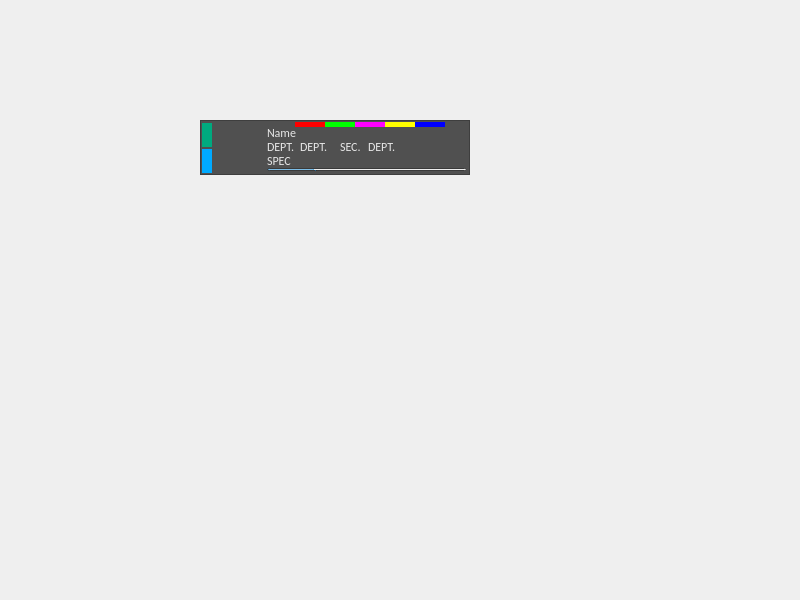
<?xml version="1.0" encoding="UTF-8"?>
<ui version="4.0">
 <class>MainWindow</class>
 <widget class="QMainWindow" name="MainWindow">
  <property name="geometry">
   <rect>
    <x>0</x>
    <y>0</y>
    <width>800</width>
    <height>600</height>
   </rect>
  </property>
  <property name="windowTitle">
   <string>MainWindow</string>
  </property>
  <widget class="QWidget" name="centralwidget">
   <widget class="QFrame" name="NameCard_frame">
    <property name="geometry">
     <rect>
      <x>200</x>
      <y>120</y>
      <width>270</width>
      <height>55</height>
     </rect>
    </property>
    <property name="palette">
     <palette>
      <active>
       <colorrole role="Base">
        <brush brushstyle="SolidPattern">
         <color alpha="255">
          <red>255</red>
          <green>255</green>
          <blue>255</blue>
         </color>
        </brush>
       </colorrole>
       <colorrole role="Window">
        <brush brushstyle="SolidPattern">
         <color alpha="255">
          <red>80</red>
          <green>80</green>
          <blue>80</blue>
         </color>
        </brush>
       </colorrole>
      </active>
      <inactive>
       <colorrole role="Base">
        <brush brushstyle="SolidPattern">
         <color alpha="255">
          <red>255</red>
          <green>255</green>
          <blue>255</blue>
         </color>
        </brush>
       </colorrole>
       <colorrole role="Window">
        <brush brushstyle="SolidPattern">
         <color alpha="255">
          <red>80</red>
          <green>80</green>
          <blue>80</blue>
         </color>
        </brush>
       </colorrole>
      </inactive>
      <disabled>
       <colorrole role="Base">
        <brush brushstyle="SolidPattern">
         <color alpha="255">
          <red>80</red>
          <green>80</green>
          <blue>80</blue>
         </color>
        </brush>
       </colorrole>
       <colorrole role="Window">
        <brush brushstyle="SolidPattern">
         <color alpha="255">
          <red>80</red>
          <green>80</green>
          <blue>80</blue>
         </color>
        </brush>
       </colorrole>
      </disabled>
     </palette>
    </property>
    <property name="autoFillBackground">
     <bool>true</bool>
    </property>
    <property name="frameShape">
     <enum>QFrame::StyledPanel</enum>
    </property>
    <property name="frameShadow">
     <enum>QFrame::Raised</enum>
    </property>
    <widget class="QLabel" name="NC_BGImageLabelB">
     <property name="geometry">
      <rect>
       <x>13</x>
       <y>1</y>
       <width>48</width>
       <height>48</height>
      </rect>
     </property>
     <property name="text">
      <string/>
     </property>
     <property name="pixmap">
      <pixmap>../UI/colorTemplate_A002.png</pixmap>
     </property>
     <property name="scaledContents">
      <bool>true</bool>
     </property>
    </widget>
    <widget class="QLabel" name="NC_NameTextLabel">
     <property name="geometry">
      <rect>
       <x>67</x>
       <y>5</y>
       <width>61</width>
       <height>16</height>
      </rect>
     </property>
     <property name="palette">
      <palette>
       <active>
        <colorrole role="WindowText">
         <brush brushstyle="SolidPattern">
          <color alpha="255">
           <red>230</red>
           <green>230</green>
           <blue>230</blue>
          </color>
         </brush>
        </colorrole>
        <colorrole role="Text">
         <brush brushstyle="SolidPattern">
          <color alpha="255">
           <red>230</red>
           <green>230</green>
           <blue>230</blue>
          </color>
         </brush>
        </colorrole>
       </active>
       <inactive>
        <colorrole role="WindowText">
         <brush brushstyle="SolidPattern">
          <color alpha="255">
           <red>230</red>
           <green>230</green>
           <blue>230</blue>
          </color>
         </brush>
        </colorrole>
        <colorrole role="Text">
         <brush brushstyle="SolidPattern">
          <color alpha="255">
           <red>230</red>
           <green>230</green>
           <blue>230</blue>
          </color>
         </brush>
        </colorrole>
       </inactive>
       <disabled>
        <colorrole role="WindowText">
         <brush brushstyle="SolidPattern">
          <color alpha="255">
           <red>120</red>
           <green>120</green>
           <blue>120</blue>
          </color>
         </brush>
        </colorrole>
        <colorrole role="Text">
         <brush brushstyle="SolidPattern">
          <color alpha="255">
           <red>120</red>
           <green>120</green>
           <blue>120</blue>
          </color>
         </brush>
        </colorrole>
       </disabled>
      </palette>
     </property>
     <property name="font">
      <font>
       <family>Calibri</family>
      </font>
     </property>
     <property name="text">
      <string>Name</string>
     </property>
    </widget>
    <widget class="QLabel" name="NC_DeptTextLabel">
     <property name="geometry">
      <rect>
       <x>67</x>
       <y>19</y>
       <width>27</width>
       <height>16</height>
      </rect>
     </property>
     <property name="palette">
      <palette>
       <active>
        <colorrole role="WindowText">
         <brush brushstyle="SolidPattern">
          <color alpha="255">
           <red>230</red>
           <green>230</green>
           <blue>230</blue>
          </color>
         </brush>
        </colorrole>
        <colorrole role="Text">
         <brush brushstyle="SolidPattern">
          <color alpha="255">
           <red>230</red>
           <green>230</green>
           <blue>230</blue>
          </color>
         </brush>
        </colorrole>
       </active>
       <inactive>
        <colorrole role="WindowText">
         <brush brushstyle="SolidPattern">
          <color alpha="255">
           <red>230</red>
           <green>230</green>
           <blue>230</blue>
          </color>
         </brush>
        </colorrole>
        <colorrole role="Text">
         <brush brushstyle="SolidPattern">
          <color alpha="255">
           <red>230</red>
           <green>230</green>
           <blue>230</blue>
          </color>
         </brush>
        </colorrole>
       </inactive>
       <disabled>
        <colorrole role="WindowText">
         <brush brushstyle="SolidPattern">
          <color alpha="255">
           <red>120</red>
           <green>120</green>
           <blue>120</blue>
          </color>
         </brush>
        </colorrole>
        <colorrole role="Text">
         <brush brushstyle="SolidPattern">
          <color alpha="255">
           <red>120</red>
           <green>120</green>
           <blue>120</blue>
          </color>
         </brush>
        </colorrole>
       </disabled>
      </palette>
     </property>
     <property name="font">
      <font>
       <family>Calibri</family>
      </font>
     </property>
     <property name="text">
      <string>DEPT.</string>
     </property>
    </widget>
    <widget class="QLabel" name="NC_SecTextLabel">
     <property name="geometry">
      <rect>
       <x>140</x>
       <y>19</y>
       <width>25</width>
       <height>16</height>
      </rect>
     </property>
     <property name="palette">
      <palette>
       <active>
        <colorrole role="WindowText">
         <brush brushstyle="SolidPattern">
          <color alpha="255">
           <red>230</red>
           <green>230</green>
           <blue>230</blue>
          </color>
         </brush>
        </colorrole>
        <colorrole role="Text">
         <brush brushstyle="SolidPattern">
          <color alpha="255">
           <red>230</red>
           <green>230</green>
           <blue>230</blue>
          </color>
         </brush>
        </colorrole>
       </active>
       <inactive>
        <colorrole role="WindowText">
         <brush brushstyle="SolidPattern">
          <color alpha="255">
           <red>230</red>
           <green>230</green>
           <blue>230</blue>
          </color>
         </brush>
        </colorrole>
        <colorrole role="Text">
         <brush brushstyle="SolidPattern">
          <color alpha="255">
           <red>230</red>
           <green>230</green>
           <blue>230</blue>
          </color>
         </brush>
        </colorrole>
       </inactive>
       <disabled>
        <colorrole role="WindowText">
         <brush brushstyle="SolidPattern">
          <color alpha="255">
           <red>120</red>
           <green>120</green>
           <blue>120</blue>
          </color>
         </brush>
        </colorrole>
        <colorrole role="Text">
         <brush brushstyle="SolidPattern">
          <color alpha="255">
           <red>120</red>
           <green>120</green>
           <blue>120</blue>
          </color>
         </brush>
        </colorrole>
       </disabled>
      </palette>
     </property>
     <property name="font">
      <font>
       <family>Calibri</family>
      </font>
     </property>
     <property name="text">
      <string>SEC.</string>
     </property>
    </widget>
    <widget class="QLabel" name="NC_DeptValueTextLabel">
     <property name="geometry">
      <rect>
       <x>100</x>
       <y>19</y>
       <width>40</width>
       <height>16</height>
      </rect>
     </property>
     <property name="palette">
      <palette>
       <active>
        <colorrole role="WindowText">
         <brush brushstyle="SolidPattern">
          <color alpha="255">
           <red>230</red>
           <green>230</green>
           <blue>230</blue>
          </color>
         </brush>
        </colorrole>
        <colorrole role="Text">
         <brush brushstyle="SolidPattern">
          <color alpha="255">
           <red>230</red>
           <green>230</green>
           <blue>230</blue>
          </color>
         </brush>
        </colorrole>
       </active>
       <inactive>
        <colorrole role="WindowText">
         <brush brushstyle="SolidPattern">
          <color alpha="255">
           <red>230</red>
           <green>230</green>
           <blue>230</blue>
          </color>
         </brush>
        </colorrole>
        <colorrole role="Text">
         <brush brushstyle="SolidPattern">
          <color alpha="255">
           <red>230</red>
           <green>230</green>
           <blue>230</blue>
          </color>
         </brush>
        </colorrole>
       </inactive>
       <disabled>
        <colorrole role="WindowText">
         <brush brushstyle="SolidPattern">
          <color alpha="255">
           <red>120</red>
           <green>120</green>
           <blue>120</blue>
          </color>
         </brush>
        </colorrole>
        <colorrole role="Text">
         <brush brushstyle="SolidPattern">
          <color alpha="255">
           <red>120</red>
           <green>120</green>
           <blue>120</blue>
          </color>
         </brush>
        </colorrole>
       </disabled>
      </palette>
     </property>
     <property name="font">
      <font>
       <family>Calibri</family>
      </font>
     </property>
     <property name="text">
      <string>DEPT.</string>
     </property>
    </widget>
    <widget class="QLabel" name="NC_SecValueTextLabel">
     <property name="geometry">
      <rect>
       <x>168</x>
       <y>19</y>
       <width>50</width>
       <height>16</height>
      </rect>
     </property>
     <property name="palette">
      <palette>
       <active>
        <colorrole role="WindowText">
         <brush brushstyle="SolidPattern">
          <color alpha="255">
           <red>230</red>
           <green>230</green>
           <blue>230</blue>
          </color>
         </brush>
        </colorrole>
        <colorrole role="Text">
         <brush brushstyle="SolidPattern">
          <color alpha="255">
           <red>230</red>
           <green>230</green>
           <blue>230</blue>
          </color>
         </brush>
        </colorrole>
       </active>
       <inactive>
        <colorrole role="WindowText">
         <brush brushstyle="SolidPattern">
          <color alpha="255">
           <red>230</red>
           <green>230</green>
           <blue>230</blue>
          </color>
         </brush>
        </colorrole>
        <colorrole role="Text">
         <brush brushstyle="SolidPattern">
          <color alpha="255">
           <red>230</red>
           <green>230</green>
           <blue>230</blue>
          </color>
         </brush>
        </colorrole>
       </inactive>
       <disabled>
        <colorrole role="WindowText">
         <brush brushstyle="SolidPattern">
          <color alpha="255">
           <red>120</red>
           <green>120</green>
           <blue>120</blue>
          </color>
         </brush>
        </colorrole>
        <colorrole role="Text">
         <brush brushstyle="SolidPattern">
          <color alpha="255">
           <red>120</red>
           <green>120</green>
           <blue>120</blue>
          </color>
         </brush>
        </colorrole>
       </disabled>
      </palette>
     </property>
     <property name="font">
      <font>
       <family>Calibri</family>
      </font>
     </property>
     <property name="text">
      <string>DEPT.</string>
     </property>
    </widget>
    <widget class="QPushButton" name="NC_buttonG">
     <property name="geometry">
      <rect>
       <x>253</x>
       <y>2</y>
       <width>15</width>
       <height>15</height>
      </rect>
     </property>
     <property name="text">
      <string/>
     </property>
     <property name="icon">
      <iconset>
       <normaloff>../UI/sub_002.png</normaloff>../UI/sub_002.png</iconset>
     </property>
     <property name="iconSize">
      <size>
       <width>15</width>
       <height>15</height>
      </size>
     </property>
     <property name="flat">
      <bool>true</bool>
     </property>
    </widget>
    <widget class="QPushButton" name="NC_buttonE">
     <property name="geometry">
      <rect>
       <x>14</x>
       <y>3</y>
       <width>50</width>
       <height>50</height>
      </rect>
     </property>
     <property name="text">
      <string/>
     </property>
     <property name="icon">
      <iconset>
       <normaloff>../UI/noImage_01.png</normaloff>../UI/noImage_01.png</iconset>
     </property>
     <property name="iconSize">
      <size>
       <width>50</width>
       <height>60</height>
      </size>
     </property>
     <property name="flat">
      <bool>true</bool>
     </property>
    </widget>
    <widget class="QLabel" name="NC_specTextLabel">
     <property name="geometry">
      <rect>
       <x>67</x>
       <y>33</y>
       <width>40</width>
       <height>15</height>
      </rect>
     </property>
     <property name="palette">
      <palette>
       <active>
        <colorrole role="WindowText">
         <brush brushstyle="SolidPattern">
          <color alpha="255">
           <red>230</red>
           <green>230</green>
           <blue>230</blue>
          </color>
         </brush>
        </colorrole>
        <colorrole role="Text">
         <brush brushstyle="SolidPattern">
          <color alpha="255">
           <red>230</red>
           <green>230</green>
           <blue>230</blue>
          </color>
         </brush>
        </colorrole>
       </active>
       <inactive>
        <colorrole role="WindowText">
         <brush brushstyle="SolidPattern">
          <color alpha="255">
           <red>230</red>
           <green>230</green>
           <blue>230</blue>
          </color>
         </brush>
        </colorrole>
        <colorrole role="Text">
         <brush brushstyle="SolidPattern">
          <color alpha="255">
           <red>230</red>
           <green>230</green>
           <blue>230</blue>
          </color>
         </brush>
        </colorrole>
       </inactive>
       <disabled>
        <colorrole role="WindowText">
         <brush brushstyle="SolidPattern">
          <color alpha="255">
           <red>120</red>
           <green>120</green>
           <blue>120</blue>
          </color>
         </brush>
        </colorrole>
        <colorrole role="Text">
         <brush brushstyle="SolidPattern">
          <color alpha="255">
           <red>120</red>
           <green>120</green>
           <blue>120</blue>
          </color>
         </brush>
        </colorrole>
       </disabled>
      </palette>
     </property>
     <property name="font">
      <font>
       <family>Calibri</family>
      </font>
     </property>
     <property name="text">
      <string>SPEC</string>
     </property>
    </widget>
    <widget class="QProgressBar" name="NC_progressBar">
     <property name="geometry">
      <rect>
       <x>67</x>
       <y>48</y>
       <width>200</width>
       <height>3</height>
      </rect>
     </property>
     <property name="maximumSize">
      <size>
       <width>204</width>
       <height>3</height>
      </size>
     </property>
     <property name="value">
      <number>24</number>
     </property>
     <property name="alignment">
      <set>Qt::AlignJustify|Qt::AlignVCenter</set>
     </property>
     <property name="textVisible">
      <bool>false</bool>
     </property>
    </widget>
    <widget class="QLabel" name="NC_stateLabelA">
     <property name="geometry">
      <rect>
       <x>95</x>
       <y>2</y>
       <width>30</width>
       <height>5</height>
      </rect>
     </property>
     <property name="palette">
      <palette>
       <active>
        <colorrole role="WindowText">
         <brush brushstyle="SolidPattern">
          <color alpha="255">
           <red>230</red>
           <green>230</green>
           <blue>230</blue>
          </color>
         </brush>
        </colorrole>
        <colorrole role="Text">
         <brush brushstyle="SolidPattern">
          <color alpha="255">
           <red>230</red>
           <green>230</green>
           <blue>230</blue>
          </color>
         </brush>
        </colorrole>
        <colorrole role="Base">
         <brush brushstyle="SolidPattern">
          <color alpha="255">
           <red>255</red>
           <green>255</green>
           <blue>255</blue>
          </color>
         </brush>
        </colorrole>
        <colorrole role="Window">
         <brush brushstyle="SolidPattern">
          <color alpha="255">
           <red>255</red>
           <green>0</green>
           <blue>0</blue>
          </color>
         </brush>
        </colorrole>
       </active>
       <inactive>
        <colorrole role="WindowText">
         <brush brushstyle="SolidPattern">
          <color alpha="255">
           <red>230</red>
           <green>230</green>
           <blue>230</blue>
          </color>
         </brush>
        </colorrole>
        <colorrole role="Text">
         <brush brushstyle="SolidPattern">
          <color alpha="255">
           <red>230</red>
           <green>230</green>
           <blue>230</blue>
          </color>
         </brush>
        </colorrole>
        <colorrole role="Base">
         <brush brushstyle="SolidPattern">
          <color alpha="255">
           <red>255</red>
           <green>255</green>
           <blue>255</blue>
          </color>
         </brush>
        </colorrole>
        <colorrole role="Window">
         <brush brushstyle="SolidPattern">
          <color alpha="255">
           <red>255</red>
           <green>0</green>
           <blue>0</blue>
          </color>
         </brush>
        </colorrole>
       </inactive>
       <disabled>
        <colorrole role="WindowText">
         <brush brushstyle="SolidPattern">
          <color alpha="255">
           <red>120</red>
           <green>120</green>
           <blue>120</blue>
          </color>
         </brush>
        </colorrole>
        <colorrole role="Text">
         <brush brushstyle="SolidPattern">
          <color alpha="255">
           <red>120</red>
           <green>120</green>
           <blue>120</blue>
          </color>
         </brush>
        </colorrole>
        <colorrole role="Base">
         <brush brushstyle="SolidPattern">
          <color alpha="255">
           <red>255</red>
           <green>0</green>
           <blue>0</blue>
          </color>
         </brush>
        </colorrole>
        <colorrole role="Window">
         <brush brushstyle="SolidPattern">
          <color alpha="255">
           <red>255</red>
           <green>0</green>
           <blue>0</blue>
          </color>
         </brush>
        </colorrole>
       </disabled>
      </palette>
     </property>
     <property name="font">
      <font>
       <family>Calibri</family>
      </font>
     </property>
     <property name="autoFillBackground">
      <bool>true</bool>
     </property>
     <property name="text">
      <string/>
     </property>
    </widget>
    <widget class="QLabel" name="NC_stateLabelB">
     <property name="geometry">
      <rect>
       <x>125</x>
       <y>2</y>
       <width>30</width>
       <height>5</height>
      </rect>
     </property>
     <property name="palette">
      <palette>
       <active>
        <colorrole role="WindowText">
         <brush brushstyle="SolidPattern">
          <color alpha="255">
           <red>230</red>
           <green>230</green>
           <blue>230</blue>
          </color>
         </brush>
        </colorrole>
        <colorrole role="Text">
         <brush brushstyle="SolidPattern">
          <color alpha="255">
           <red>230</red>
           <green>230</green>
           <blue>230</blue>
          </color>
         </brush>
        </colorrole>
        <colorrole role="Base">
         <brush brushstyle="SolidPattern">
          <color alpha="255">
           <red>255</red>
           <green>255</green>
           <blue>255</blue>
          </color>
         </brush>
        </colorrole>
        <colorrole role="Window">
         <brush brushstyle="SolidPattern">
          <color alpha="255">
           <red>0</red>
           <green>255</green>
           <blue>0</blue>
          </color>
         </brush>
        </colorrole>
       </active>
       <inactive>
        <colorrole role="WindowText">
         <brush brushstyle="SolidPattern">
          <color alpha="255">
           <red>230</red>
           <green>230</green>
           <blue>230</blue>
          </color>
         </brush>
        </colorrole>
        <colorrole role="Text">
         <brush brushstyle="SolidPattern">
          <color alpha="255">
           <red>230</red>
           <green>230</green>
           <blue>230</blue>
          </color>
         </brush>
        </colorrole>
        <colorrole role="Base">
         <brush brushstyle="SolidPattern">
          <color alpha="255">
           <red>255</red>
           <green>255</green>
           <blue>255</blue>
          </color>
         </brush>
        </colorrole>
        <colorrole role="Window">
         <brush brushstyle="SolidPattern">
          <color alpha="255">
           <red>0</red>
           <green>255</green>
           <blue>0</blue>
          </color>
         </brush>
        </colorrole>
       </inactive>
       <disabled>
        <colorrole role="WindowText">
         <brush brushstyle="SolidPattern">
          <color alpha="255">
           <red>120</red>
           <green>120</green>
           <blue>120</blue>
          </color>
         </brush>
        </colorrole>
        <colorrole role="Text">
         <brush brushstyle="SolidPattern">
          <color alpha="255">
           <red>120</red>
           <green>120</green>
           <blue>120</blue>
          </color>
         </brush>
        </colorrole>
        <colorrole role="Base">
         <brush brushstyle="SolidPattern">
          <color alpha="255">
           <red>0</red>
           <green>255</green>
           <blue>0</blue>
          </color>
         </brush>
        </colorrole>
        <colorrole role="Window">
         <brush brushstyle="SolidPattern">
          <color alpha="255">
           <red>0</red>
           <green>255</green>
           <blue>0</blue>
          </color>
         </brush>
        </colorrole>
       </disabled>
      </palette>
     </property>
     <property name="font">
      <font>
       <family>Calibri</family>
      </font>
     </property>
     <property name="autoFillBackground">
      <bool>true</bool>
     </property>
     <property name="text">
      <string/>
     </property>
    </widget>
    <widget class="QLabel" name="NC_stateLabelC">
     <property name="geometry">
      <rect>
       <x>155</x>
       <y>2</y>
       <width>30</width>
       <height>5</height>
      </rect>
     </property>
     <property name="palette">
      <palette>
       <active>
        <colorrole role="WindowText">
         <brush brushstyle="SolidPattern">
          <color alpha="255">
           <red>230</red>
           <green>230</green>
           <blue>230</blue>
          </color>
         </brush>
        </colorrole>
        <colorrole role="Text">
         <brush brushstyle="SolidPattern">
          <color alpha="255">
           <red>230</red>
           <green>230</green>
           <blue>230</blue>
          </color>
         </brush>
        </colorrole>
        <colorrole role="Base">
         <brush brushstyle="SolidPattern">
          <color alpha="255">
           <red>255</red>
           <green>255</green>
           <blue>255</blue>
          </color>
         </brush>
        </colorrole>
        <colorrole role="Window">
         <brush brushstyle="SolidPattern">
          <color alpha="255">
           <red>255</red>
           <green>0</green>
           <blue>255</blue>
          </color>
         </brush>
        </colorrole>
       </active>
       <inactive>
        <colorrole role="WindowText">
         <brush brushstyle="SolidPattern">
          <color alpha="255">
           <red>230</red>
           <green>230</green>
           <blue>230</blue>
          </color>
         </brush>
        </colorrole>
        <colorrole role="Text">
         <brush brushstyle="SolidPattern">
          <color alpha="255">
           <red>230</red>
           <green>230</green>
           <blue>230</blue>
          </color>
         </brush>
        </colorrole>
        <colorrole role="Base">
         <brush brushstyle="SolidPattern">
          <color alpha="255">
           <red>255</red>
           <green>255</green>
           <blue>255</blue>
          </color>
         </brush>
        </colorrole>
        <colorrole role="Window">
         <brush brushstyle="SolidPattern">
          <color alpha="255">
           <red>255</red>
           <green>0</green>
           <blue>255</blue>
          </color>
         </brush>
        </colorrole>
       </inactive>
       <disabled>
        <colorrole role="WindowText">
         <brush brushstyle="SolidPattern">
          <color alpha="255">
           <red>120</red>
           <green>120</green>
           <blue>120</blue>
          </color>
         </brush>
        </colorrole>
        <colorrole role="Text">
         <brush brushstyle="SolidPattern">
          <color alpha="255">
           <red>120</red>
           <green>120</green>
           <blue>120</blue>
          </color>
         </brush>
        </colorrole>
        <colorrole role="Base">
         <brush brushstyle="SolidPattern">
          <color alpha="255">
           <red>255</red>
           <green>0</green>
           <blue>255</blue>
          </color>
         </brush>
        </colorrole>
        <colorrole role="Window">
         <brush brushstyle="SolidPattern">
          <color alpha="255">
           <red>255</red>
           <green>0</green>
           <blue>255</blue>
          </color>
         </brush>
        </colorrole>
       </disabled>
      </palette>
     </property>
     <property name="font">
      <font>
       <family>Calibri</family>
      </font>
     </property>
     <property name="autoFillBackground">
      <bool>true</bool>
     </property>
     <property name="text">
      <string/>
     </property>
    </widget>
    <widget class="QLabel" name="NC_stateLabelD">
     <property name="geometry">
      <rect>
       <x>185</x>
       <y>2</y>
       <width>30</width>
       <height>5</height>
      </rect>
     </property>
     <property name="palette">
      <palette>
       <active>
        <colorrole role="WindowText">
         <brush brushstyle="SolidPattern">
          <color alpha="255">
           <red>230</red>
           <green>230</green>
           <blue>230</blue>
          </color>
         </brush>
        </colorrole>
        <colorrole role="Text">
         <brush brushstyle="SolidPattern">
          <color alpha="255">
           <red>230</red>
           <green>230</green>
           <blue>230</blue>
          </color>
         </brush>
        </colorrole>
        <colorrole role="Base">
         <brush brushstyle="SolidPattern">
          <color alpha="255">
           <red>255</red>
           <green>255</green>
           <blue>255</blue>
          </color>
         </brush>
        </colorrole>
        <colorrole role="Window">
         <brush brushstyle="SolidPattern">
          <color alpha="255">
           <red>255</red>
           <green>255</green>
           <blue>0</blue>
          </color>
         </brush>
        </colorrole>
       </active>
       <inactive>
        <colorrole role="WindowText">
         <brush brushstyle="SolidPattern">
          <color alpha="255">
           <red>230</red>
           <green>230</green>
           <blue>230</blue>
          </color>
         </brush>
        </colorrole>
        <colorrole role="Text">
         <brush brushstyle="SolidPattern">
          <color alpha="255">
           <red>230</red>
           <green>230</green>
           <blue>230</blue>
          </color>
         </brush>
        </colorrole>
        <colorrole role="Base">
         <brush brushstyle="SolidPattern">
          <color alpha="255">
           <red>255</red>
           <green>255</green>
           <blue>255</blue>
          </color>
         </brush>
        </colorrole>
        <colorrole role="Window">
         <brush brushstyle="SolidPattern">
          <color alpha="255">
           <red>255</red>
           <green>255</green>
           <blue>0</blue>
          </color>
         </brush>
        </colorrole>
       </inactive>
       <disabled>
        <colorrole role="WindowText">
         <brush brushstyle="SolidPattern">
          <color alpha="255">
           <red>120</red>
           <green>120</green>
           <blue>120</blue>
          </color>
         </brush>
        </colorrole>
        <colorrole role="Text">
         <brush brushstyle="SolidPattern">
          <color alpha="255">
           <red>120</red>
           <green>120</green>
           <blue>120</blue>
          </color>
         </brush>
        </colorrole>
        <colorrole role="Base">
         <brush brushstyle="SolidPattern">
          <color alpha="255">
           <red>255</red>
           <green>255</green>
           <blue>0</blue>
          </color>
         </brush>
        </colorrole>
        <colorrole role="Window">
         <brush brushstyle="SolidPattern">
          <color alpha="255">
           <red>255</red>
           <green>255</green>
           <blue>0</blue>
          </color>
         </brush>
        </colorrole>
       </disabled>
      </palette>
     </property>
     <property name="font">
      <font>
       <family>Calibri</family>
      </font>
     </property>
     <property name="autoFillBackground">
      <bool>true</bool>
     </property>
     <property name="text">
      <string/>
     </property>
    </widget>
    <widget class="QLabel" name="NC_stateLabelE">
     <property name="geometry">
      <rect>
       <x>215</x>
       <y>2</y>
       <width>30</width>
       <height>5</height>
      </rect>
     </property>
     <property name="palette">
      <palette>
       <active>
        <colorrole role="WindowText">
         <brush brushstyle="SolidPattern">
          <color alpha="255">
           <red>230</red>
           <green>230</green>
           <blue>230</blue>
          </color>
         </brush>
        </colorrole>
        <colorrole role="Text">
         <brush brushstyle="SolidPattern">
          <color alpha="255">
           <red>230</red>
           <green>230</green>
           <blue>230</blue>
          </color>
         </brush>
        </colorrole>
        <colorrole role="Base">
         <brush brushstyle="SolidPattern">
          <color alpha="255">
           <red>255</red>
           <green>255</green>
           <blue>255</blue>
          </color>
         </brush>
        </colorrole>
        <colorrole role="Window">
         <brush brushstyle="SolidPattern">
          <color alpha="255">
           <red>0</red>
           <green>0</green>
           <blue>255</blue>
          </color>
         </brush>
        </colorrole>
       </active>
       <inactive>
        <colorrole role="WindowText">
         <brush brushstyle="SolidPattern">
          <color alpha="255">
           <red>230</red>
           <green>230</green>
           <blue>230</blue>
          </color>
         </brush>
        </colorrole>
        <colorrole role="Text">
         <brush brushstyle="SolidPattern">
          <color alpha="255">
           <red>230</red>
           <green>230</green>
           <blue>230</blue>
          </color>
         </brush>
        </colorrole>
        <colorrole role="Base">
         <brush brushstyle="SolidPattern">
          <color alpha="255">
           <red>255</red>
           <green>255</green>
           <blue>255</blue>
          </color>
         </brush>
        </colorrole>
        <colorrole role="Window">
         <brush brushstyle="SolidPattern">
          <color alpha="255">
           <red>0</red>
           <green>0</green>
           <blue>255</blue>
          </color>
         </brush>
        </colorrole>
       </inactive>
       <disabled>
        <colorrole role="WindowText">
         <brush brushstyle="SolidPattern">
          <color alpha="255">
           <red>120</red>
           <green>120</green>
           <blue>120</blue>
          </color>
         </brush>
        </colorrole>
        <colorrole role="Text">
         <brush brushstyle="SolidPattern">
          <color alpha="255">
           <red>120</red>
           <green>120</green>
           <blue>120</blue>
          </color>
         </brush>
        </colorrole>
        <colorrole role="Base">
         <brush brushstyle="SolidPattern">
          <color alpha="255">
           <red>0</red>
           <green>0</green>
           <blue>255</blue>
          </color>
         </brush>
        </colorrole>
        <colorrole role="Window">
         <brush brushstyle="SolidPattern">
          <color alpha="255">
           <red>0</red>
           <green>0</green>
           <blue>255</blue>
          </color>
         </brush>
        </colorrole>
       </disabled>
      </palette>
     </property>
     <property name="font">
      <font>
       <family>Calibri</family>
      </font>
     </property>
     <property name="autoFillBackground">
      <bool>true</bool>
     </property>
     <property name="text">
      <string/>
     </property>
    </widget>
    <widget class="QPushButton" name="NC_buttonA">
     <property name="geometry">
      <rect>
       <x>2</x>
       <y>3</y>
       <width>10</width>
       <height>24</height>
      </rect>
     </property>
     <property name="palette">
      <palette>
       <active>
        <colorrole role="Button">
         <brush brushstyle="SolidPattern">
          <color alpha="255">
           <red>0</red>
           <green>170</green>
           <blue>127</blue>
          </color>
         </brush>
        </colorrole>
       </active>
       <inactive>
        <colorrole role="Button">
         <brush brushstyle="SolidPattern">
          <color alpha="255">
           <red>0</red>
           <green>170</green>
           <blue>127</blue>
          </color>
         </brush>
        </colorrole>
       </inactive>
       <disabled>
        <colorrole role="Button">
         <brush brushstyle="SolidPattern">
          <color alpha="255">
           <red>0</red>
           <green>170</green>
           <blue>127</blue>
          </color>
         </brush>
        </colorrole>
       </disabled>
      </palette>
     </property>
     <property name="autoFillBackground">
      <bool>true</bool>
     </property>
     <property name="text">
      <string/>
     </property>
     <property name="flat">
      <bool>true</bool>
     </property>
    </widget>
    <widget class="QPushButton" name="NC_buttonB">
     <property name="geometry">
      <rect>
       <x>2</x>
       <y>29</y>
       <width>10</width>
       <height>24</height>
      </rect>
     </property>
     <property name="palette">
      <palette>
       <active>
        <colorrole role="Button">
         <brush brushstyle="SolidPattern">
          <color alpha="255">
           <red>0</red>
           <green>170</green>
           <blue>255</blue>
          </color>
         </brush>
        </colorrole>
       </active>
       <inactive>
        <colorrole role="Button">
         <brush brushstyle="SolidPattern">
          <color alpha="255">
           <red>0</red>
           <green>170</green>
           <blue>255</blue>
          </color>
         </brush>
        </colorrole>
       </inactive>
       <disabled>
        <colorrole role="Button">
         <brush brushstyle="SolidPattern">
          <color alpha="255">
           <red>0</red>
           <green>170</green>
           <blue>255</blue>
          </color>
         </brush>
        </colorrole>
       </disabled>
      </palette>
     </property>
     <property name="autoFillBackground">
      <bool>true</bool>
     </property>
     <property name="text">
      <string/>
     </property>
     <property name="flat">
      <bool>true</bool>
     </property>
    </widget>
   </widget>
   <zorder>NameCard_frame</zorder>
   <zorder>NC_buttonG</zorder>
  </widget>
 </widget>
 <resources/>
 <connections/>
</ui>
